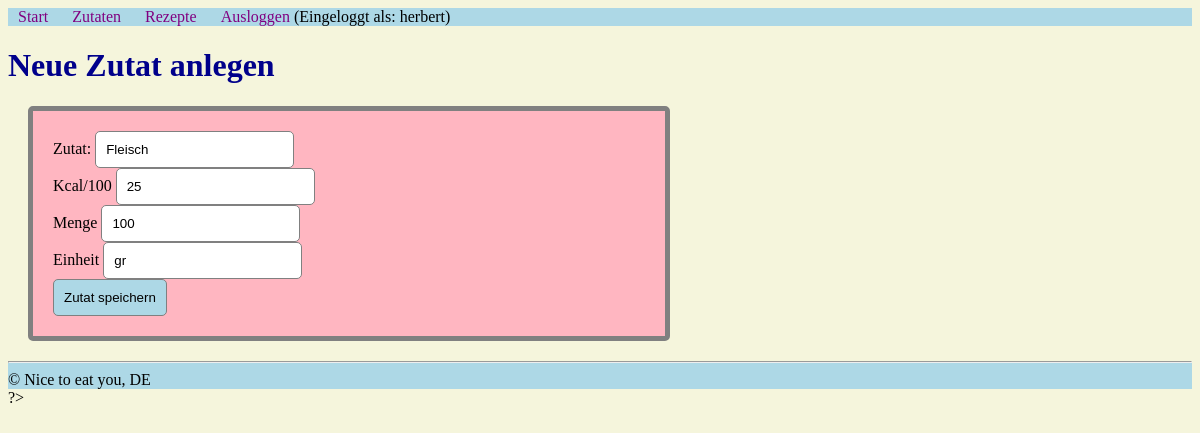
Screenshot of /admin/zutaten_bearbeiten.php?id=9 (signed in) with the database file from the repository.
### tables this page shows
CREATE TABLE `zutaten` (
  `id` int(10) UNSIGNED NOT NULL,
  `titel` varchar(50) NOT NULL,
  `Menge` float DEFAULT NULL,
  `einheit` varchar(50) DEFAULT NULL,
  `kcal_pro_100` int(11) DEFAULT NULL
);

### admin/funktionen.php (called while the page is built, shortened)
<?php
$db = mysqli_connect("localhost", "root", "", "php2");
mysqli_set_charset($db, "utf8");
function query ($sql_befehl) {
    global $db;
    $result = mysqli_query($db, $sql_befehl) or die(mysqli_error($db) . "<br/>" . $sql_befehl);
    return $result;
}
function escape($post_var) {
    global $db;
    return mysqli_real_escape_string($db, $post_var);
}

### admin/zutaten_bearbeiten.php (the view, shortened to what this page needs)
<?php
include "funktionen.php";
$erfolg = false;
$sql_id = escape($_GET["id"]);
include "kopf.php";
?>
    <h1>Neue Zutat anlegen</h1>
    <?php
    $result = query("SELECT * FROM zutaten WHERE id = '{$sql_id}'");
    $row = mysqli_fetch_assoc($result);
    ?>
    <form action="zutaten_bearbeiten.php?id=<?php echo $row["id"]?>" method="post">
        <div>
            <label for="titel">Zutat:</label>
            <input type="text" name= "titel" id="titel" value= "<?php
            if(!$erfolg && !empty($_POST["titel"])) {
                echo htmlspecialchars($_POST["titel"]);
            } else {
                echo htmlspecialchars($row["titel"]);
            }
            ?>"/>
        </div>
        <div>
            <label for="kcal_pro_100">Kcal/100</label>
            <input type="number" name= "kcal_pro_100" id="kcal_pro_100" value= "<?php
             if(!$erfolg && !empty($_POST["kcal_pro_100"])) {
                echo htmlspecialchars($_POST["kcal_pro_100"]);
            } else {
                echo htmlspecialchars($row["kcal_pro_100"]);
            }
            ?>"/>
        </div>
        <div>
            <label for="menge">Menge</label>
            <input type="text" name= "menge" id="menge" value= "<?php
             if(!$erfolg && !empty($_POST["menge"])) {
                echo htmlspecialchars($_POST["menge"]);
            } else {
                echo htmlspecialchars($row["Menge"]);
            }
            ?>"/>
        </div>
        <div>
        <label for="einhalt">Einheit</label>
            <input type="text" name= "einheit" id="einheit" value= "<?php
             if(!$erfolg && !empty($_POST["einheit"])) {
                echo htmlspecialchars($_POST["einheit"]);
            } else {
                echo htmlspecialchars($row["einheit"]);
            }
            ?>"/>
        </div>
        <div>
            <button type="submit">Zutat speichern</button>
         </div>
    </form>
<?php
     include "fuss.php";
?>

### admin/kopf.php (style rules this page uses)
body { background-color: beige; }
form { background-color: lightpink; width: 50%; padding: 20px; margin: 20px; border: 5px solid grey; border-radius: 5px; }
h1 { color: darkblue; }
button { background-color: lightblue; padding: 10px; border: 1px solid grey; border-radius: 5px; }
input { padding: 10px; border: 1px solid grey; border-radius: 5px; }

### rows the page displays
zutaten: titel "Fleisch", kcal_pro_100 "25", menge "100", einheit "gr"

### other values shown
$_SESSION["benutzername"] "herbert"
